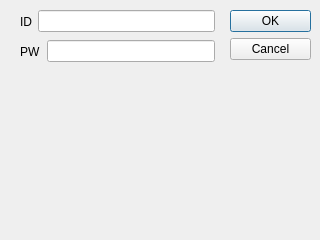
<?xml version="1.0" encoding="UTF-8"?>
<ui version="4.0">
 <class>Dialog</class>
 <widget class="QDialog" name="Dialog">
  <property name="geometry">
   <rect>
    <x>0</x>
    <y>0</y>
    <width>320</width>
    <height>240</height>
   </rect>
  </property>
  <property name="windowTitle">
   <string>Dialog</string>
  </property>
  <widget class="QDialogButtonBox" name="buttonBox">
   <property name="geometry">
    <rect>
     <x>230</x>
     <y>10</y>
     <width>81</width>
     <height>221</height>
    </rect>
   </property>
   <property name="orientation">
    <enum>Qt::Vertical</enum>
   </property>
   <property name="standardButtons">
    <set>QDialogButtonBox::Cancel|QDialogButtonBox::Ok</set>
   </property>
  </widget>
  <widget class="QWidget" name="">
   <property name="geometry">
    <rect>
     <x>20</x>
     <y>10</y>
     <width>195</width>
     <height>23</height>
    </rect>
   </property>
   <layout class="QHBoxLayout" name="horizontalLayout">
    <item>
     <widget class="QLabel" name="label">
      <property name="text">
       <string>ID</string>
      </property>
     </widget>
    </item>
    <item>
     <widget class="QLineEdit" name="lineEditId"/>
    </item>
   </layout>
  </widget>
  <widget class="QWidget" name="">
   <property name="geometry">
    <rect>
     <x>20</x>
     <y>40</y>
     <width>195</width>
     <height>23</height>
    </rect>
   </property>
   <layout class="QHBoxLayout" name="horizontalLayout_2">
    <item>
     <widget class="QLabel" name="label_2">
      <property name="text">
       <string>PW</string>
      </property>
     </widget>
    </item>
    <item>
     <widget class="QLineEdit" name="lineEditPw"/>
    </item>
   </layout>
  </widget>
 </widget>
 <resources/>
 <connections>
  <connection>
   <sender>buttonBox</sender>
   <signal>accepted()</signal>
   <receiver>Dialog</receiver>
   <slot>accept()</slot>
   <hints>
    <hint type="sourcelabel">
     <x>248</x>
     <y>254</y>
    </hint>
    <hint type="destinationlabel">
     <x>157</x>
     <y>274</y>
    </hint>
   </hints>
  </connection>
  <connection>
   <sender>buttonBox</sender>
   <signal>rejected()</signal>
   <receiver>Dialog</receiver>
   <slot>reject()</slot>
   <hints>
    <hint type="sourcelabel">
     <x>316</x>
     <y>260</y>
    </hint>
    <hint type="destinationlabel">
     <x>286</x>
     <y>274</y>
    </hint>
   </hints>
  </connection>
 </connections>
</ui>
